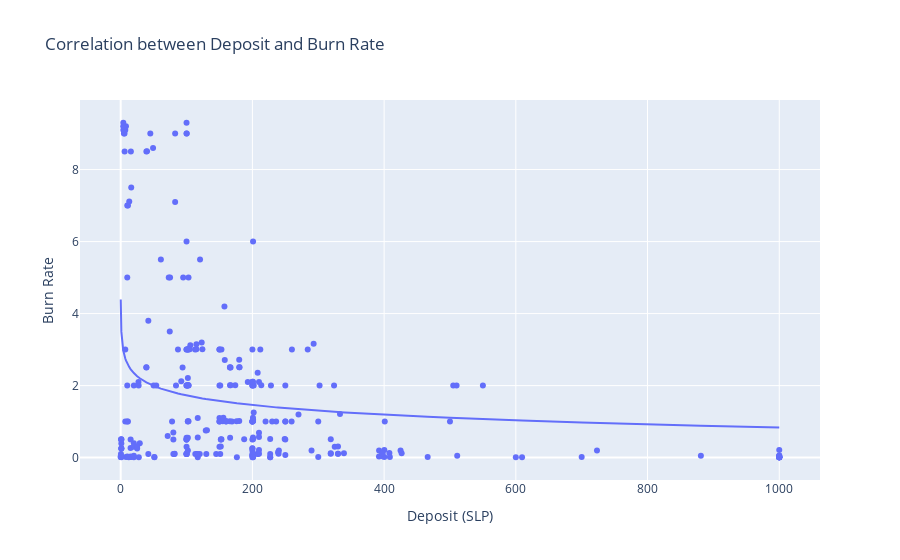

Here is the notebook cell this chart was saved with:
### Code cell
fig = px.scatter(log_df, x="Adj_deposit", y="Adj_burnRate", 
                 trendline="ols", trendline_options=dict(log_x=True),
                 labels={"Adj_deposit": "Deposit (SLP)", "Adj_burnRate": "Burn Rate"},
                 title="Correlation between Deposit and Burn Rate")
fig.show()

### Figure 1 — Plotly figure (JSON) as saved in the notebook; plotly's stock layout.template omitted (floating-point values rounded to 4 significant figures; data arrays with more than 128 entries replaced by an {"elided": "..."} marker saying what was removed)
{"data": [{"hovertemplate": "Deposit (SLP)=%{x}<br>Burn Rate=%{y}<extra></extra>", "legendgroup": "", "marker": {"color": "#636efa", "symbol": "circle"}, "mode": "markers", "name": "", "orientation": "v", "showlegend": false, "type": "scatter", "x": {"elided": "285 float values"}, "xaxis": "x", "y": {"elided": "285 float values"}, "yaxis": "y"}, {"hovertemplate": "<b>OLS trendline</b><br>Adj_burnRate = -0.887996 * log10(Adj_deposit) + 3.50228<br>R<sup>2</sup>=0.069635<br><br>Deposit (SLP)=%{x}<br>Burn Rate=%{y} <b>(trend)</b><extra></extra>", "legendgroup": "", "marker": {"color": "#636efa", "symbol": "circle"}, "mode": "lines", "name": "", "showlegend": false, "type": "scatter", "x": {"elided": "285 float values"}, "xaxis": "x", "y": {"elided": "285 float values"}, "yaxis": "y"}], "layout": {"legend": {"tracegroupgap": 0}, "title": {"text": "Correlation between Deposit and Burn Rate"}, "xaxis": {"anchor": "y", "domain": [0, 1], "title": {"text": "Deposit (SLP)"}}, "yaxis": {"anchor": "x", "domain": [0, 1], "title": {"text": "Burn Rate"}}}}
